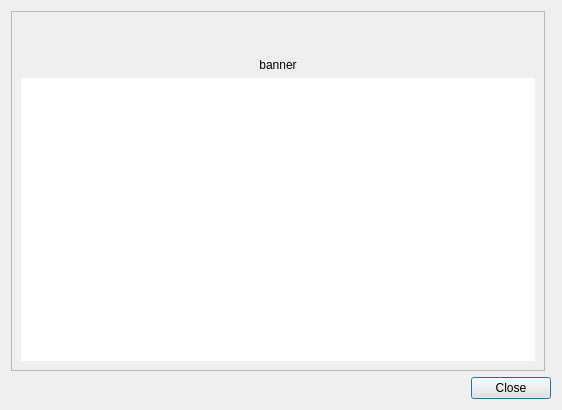
<?xml version="1.0" encoding="UTF-8"?>
<ui version="4.0">
 <class>EpisodeDialog</class>
 <widget class="QDialog" name="EpisodeDialog">
  <property name="geometry">
   <rect>
    <x>0</x>
    <y>0</y>
    <width>562</width>
    <height>410</height>
   </rect>
  </property>
  <property name="windowTitle">
   <string>Episode</string>
  </property>
  <layout class="QGridLayout" name="gridLayout">
   <item row="1" column="0" colspan="2">
    <widget class="QDialogButtonBox" name="buttonBox">
     <property name="orientation">
      <enum>Qt::Horizontal</enum>
     </property>
     <property name="standardButtons">
      <set>QDialogButtonBox::Close</set>
     </property>
    </widget>
   </item>
   <item row="0" column="0">
    <widget class="QScrollArea" name="scrollArea">
     <property name="widgetResizable">
      <bool>true</bool>
     </property>
     <widget class="QWidget" name="scrollAreaWidgetContents">
      <property name="geometry">
       <rect>
        <x>0</x>
        <y>0</y>
        <width>544</width>
        <height>367</height>
       </rect>
      </property>
      <layout class="QGridLayout" name="gridLayout_2">
       <item row="0" column="0">
        <widget class="QLabel" name="nameLabel">
         <property name="font">
          <font>
           <pointsize>20</pointsize>
           <weight>75</weight>
           <bold>true</bold>
          </font>
         </property>
         <property name="text">
          <string>&lt;name&gt;</string>
         </property>
         <property name="alignment">
          <set>Qt::AlignCenter</set>
         </property>
        </widget>
       </item>
       <item row="1" column="0">
        <widget class="QLabel" name="bannerLabel">
         <property name="text">
          <string>banner</string>
         </property>
         <property name="alignment">
          <set>Qt::AlignCenter</set>
         </property>
        </widget>
       </item>
       <item row="2" column="0">
        <widget class="QTextEdit" name="overviewEdit">
         <property name="sizePolicy">
          <sizepolicy hsizetype="MinimumExpanding" vsizetype="MinimumExpanding">
           <horstretch>0</horstretch>
           <verstretch>0</verstretch>
          </sizepolicy>
         </property>
         <property name="frameShape">
          <enum>QFrame::NoFrame</enum>
         </property>
         <property name="readOnly">
          <bool>true</bool>
         </property>
        </widget>
       </item>
      </layout>
     </widget>
    </widget>
   </item>
  </layout>
 </widget>
 <resources/>
 <connections>
  <connection>
   <sender>buttonBox</sender>
   <signal>accepted()</signal>
   <receiver>EpisodeDialog</receiver>
   <slot>accept()</slot>
   <hints>
    <hint type="sourcelabel">
     <x>248</x>
     <y>254</y>
    </hint>
    <hint type="destinationlabel">
     <x>157</x>
     <y>274</y>
    </hint>
   </hints>
  </connection>
  <connection>
   <sender>buttonBox</sender>
   <signal>rejected()</signal>
   <receiver>EpisodeDialog</receiver>
   <slot>reject()</slot>
   <hints>
    <hint type="sourcelabel">
     <x>316</x>
     <y>260</y>
    </hint>
    <hint type="destinationlabel">
     <x>286</x>
     <y>274</y>
    </hint>
   </hints>
  </connection>
 </connections>
</ui>
